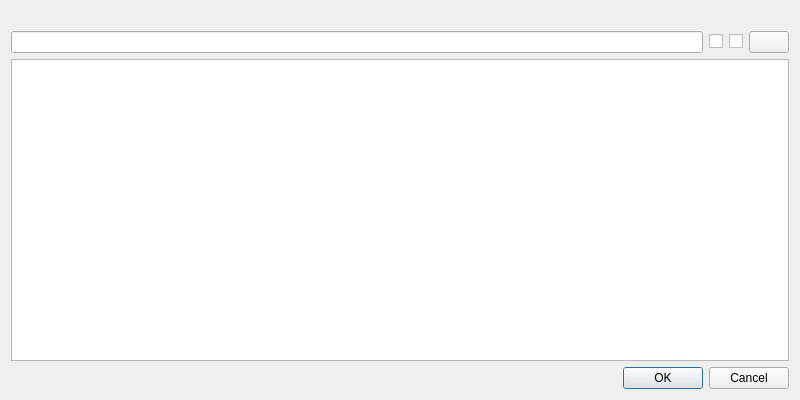
<?xml version="1.0" encoding="UTF-8"?>
<ui version="4.0">
 <class>AttachProcessDialog</class>
 <widget class="QWidget" name="AttachProcessDialog">
  <property name="windowModality">
   <enum>Qt::WindowModal</enum>
  </property>
  <property name="geometry">
   <rect>
    <x>0</x>
    <y>0</y>
    <width>800</width>
    <height>400</height>
   </rect>
  </property>
  <layout class="QVBoxLayout">
   <item>
    <widget class="QLabel" name="label"/>
   </item>
   <item>
    <layout class="QHBoxLayout">
     <item>
      <widget class="QLineEdit" name="processEdit"/>
     </item>
     <item>
      <widget class="QCheckBox" name="filterArchitectureCheckbox"/>
     </item>
     <item>
      <widget class="QCheckBox" name="filterNoTitleCheckbox"/>
     </item>
     <item>
      <widget class="QPushButton" name="refreshButton"/>
     </item>
    </layout>
   </item>
   <item>
    <widget class="QListView" name="processList"/>
   </item>
   <item>
    <widget class="QDialogButtonBox" name="buttonBox">
     <property name="standardButtons">
      <set>QDialogButtonBox::Cancel|QDialogButtonBox::Ok</set>
     </property>
    </widget>
   </item>
  </layout>
 </widget>
 <resources/>
 <connections/>
</ui>
